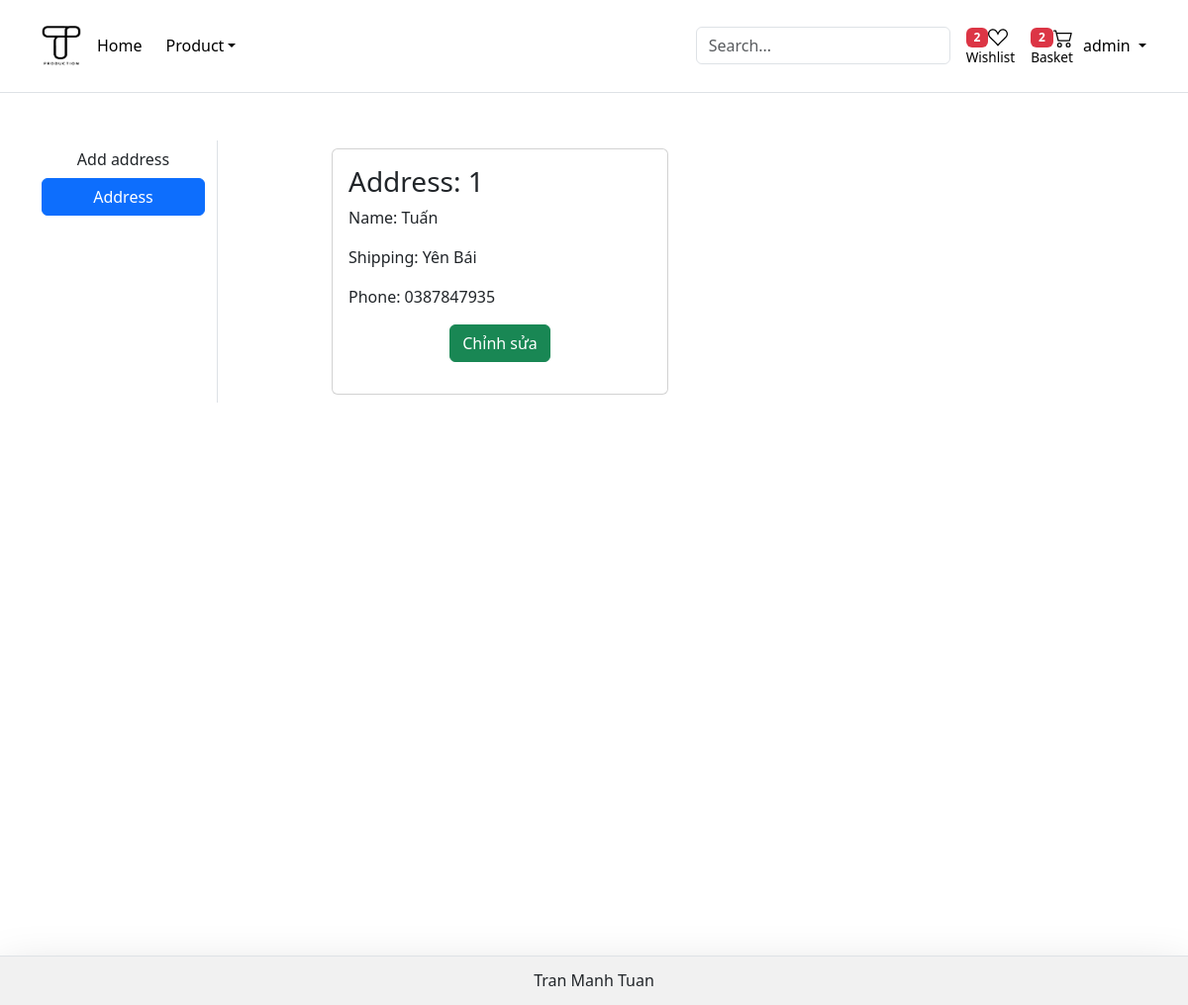
The page /address/ (signed in) on the database its author committed.
### account/models.py (models this page shows, shortened)
class Account(AbstractBaseUser):
    email = models.EmailField(verbose_name="email" ,max_length=50, unique=True)
    username = models.CharField(max_length=30)
    is_admin = models.BooleanField(default=False)
    is_active = models.BooleanField(default=True)
    is_staff = models.BooleanField(default=False)
    is_superuser = models.BooleanField(default=False)
    created = models.DateTimeField(auto_now_add=True)
    updated = models.DateTimeField(auto_now=True)
    objects = AccountManager()
    USERNAME_FIELD = 'email'
    REQUIRED_FIELDS = ['username']

class Customer(models.Model):
    user = models.ForeignKey(Account, on_delete=models.CASCADE)
    name = models.CharField(max_length=30)
    address = models.CharField(max_length=100)
    phone = models.CharField(max_length=15)

### account/views.py (the view)
# urls.py: path('address/', views.address, name="address"),
def address(request):
	if not request.user.is_authenticated:
		return redirect("/must_authenticate")
	user = request.user
	totalitem = 0
	wishitem = 0
	if request.user.is_authenticated:
		totalitem = len(Cart.objects.filter(user=user))
		wishitem = len(Wishlist.objects.filter(user=user))
	context = {}
	add = Customer.objects.filter(user=user)
	context = {
		'add': add,
	}
	context['totalitem'] = totalitem
	context['wishitem'] = wishitem
	return render(request, 'account/address.html', context)

### account/templates/account/address.html (shortened to what this page needs)
{% extends 'base.html' %}
{% load static %}
{% block content %}
<div class="container my-5">
  <div class="row">
    <div class="col-sm-2 border-end">
      <li class="d-grid"><a href="{% url 'account' %}" class="btn">Add address</a></li>
      <li class="d-grid"><a href="{% url 'address' %}" class="btn btn-primary">Address</a></li>
    </div>
    <div class="col-sm-8 offset-sm-1">
      <div class="row">
        {% for ad in add %}
        <div class="col-sm-6">
          <div class="card m-2">
            <div class="card-body">
              <h3>Address: {{forloop.counter}}</h3>
              <p>Name: {{ad.name}}</p>
              <p>Shipping: {{ad.address}}</p>
              <p>Phone: {{ad.phone}}</p>
              <p class="text-center"><a href="{% url 'updateaddress' pk=ad.id %}" type="button"
                  class="btn btn-success">Chỉnh sửa</a></p>
            </div>
          </div>
        </div>
        {% endfor %}
      </div>
    </div>
  </div>
</div>
{% endblock content %}

### templates/snippets/header.html (shortened to what this page needs)
<header class="p-3 mb-3 border-bottom bg-white">
	<div class="container">
		<div class="d-flex flex-wrap align-items-center justify-content-center justify-content-lg-start">
			<a href="{% url 'home' %}"
				class="d-flex align-items-center mb-2 mb-lg-0 link-body-emphasis text-decoration-none">
				<img class="bi me-2" width="40" height="40" {% load static %} src="{% static 'Logo T.png' %}"
					alt="Logo T image">
			</a>
			<ul class="nav col-12 col-lg-auto me-lg-auto mb-2 justify-content-center mb-md-0">
				<li><a href="{% url 'home' %}" class="nav-link px-2 link-body-emphasis">Home</a></li>
				<li class="nav-item dropdown">
					<a href="#" class="nav-link link-body-emphasis dropdown-toggle" data-bs-toggle="dropdown"
						aria-expanded="false">Product</a>
				</li>
			</ul>
			<div class="search-bar px-2">
				<form method="get" action="/search" role="search">
					<input class="form-control" type="search" name="search" placeholder="Search...">
				</form>
			</div>
			{% if request.user.is_authenticated %}
			<ul class="nav">
				<li><a class="nav-link px-2 link-body-emphasis" href="{% url 'wishlist' %}">
				<span class="badge bg-danger">{% if wishitem > 0 %} {{wishitem}} {% endif %}</span>
				<div class="text-small">
					Wishlist
				</div></a></li>
				<li><a class="nav-link px-2 link-body-emphasis" href="{% url 'showcart' %}">
				<span class="badge bg-danger">{% if totalitem > 0 %} {{totalitem}} {% endif %}</span>
				  <div class="text-small">
					Basket
				  </div> </a></li>
			</ul>
			<div class="dropdown text-end">
				<a href="#" class="d-block link-body-emphasis text-decoration-none dropdown-toggle"
					data-bs-toggle="dropdown" aria-expanded="false">
					<span class="name">{{user.username}}</span>
				</a>
				{% else %}
				<ul class="nav nav-pills">
					<li class="nav-item"><a href="{% url 'login' %}" class="btn btn-outline-primary me-2">Log in</a>
					</li>
					<li class="nav-item"><a href="{% url 'register' %}" class="btn btn-primary">Sign-up</a></li>
				</ul>
				{% endif %}
			</div>
		</div>
	</div>
</header>

### static/css/style.css (style rules this page uses)
.row { background-color: #fff; border-radius: 12px; }

### templates/snippets/header.html (style rules this page uses)
.text-small { font-size: 85%; }
.name { padding-left: 2px; }

### rows shown on the page
Account: username "admin"
Customer: name "Tuấn", address "Yên Bái", phone "0387847935"

### other values the page prints
{{ wishitem }} "2"
{{ totalitem }} "2"
